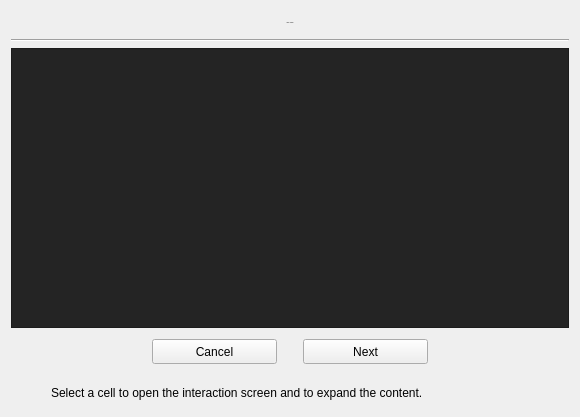
      <widget class="QWidget" name="page_table_1">
       <layout class="QVBoxLayout" name="verticalLayout_20">
        <item>
         <widget class="QLabel" name="lbl_table_1_header">
          <property name="minimumSize">
           <size>
            <width>558</width>
            <height>22</height>
           </size>
          </property>
          <property name="maximumSize">
           <size>
            <width>16777215</width>
            <height>22</height>
           </size>
          </property>
          <property name="font">
           <font>
            <family>Segoe Print</family>
            <pointsize>-1</pointsize>
            <weight>50</weight>
            <italic>false</italic>
            <bold>false</bold>
           </font>
          </property>
          <property name="text">
           <string>Table 1 Header</string>
          </property>
          <property name="alignment">
           <set>Qt::AlignCenter</set>
          </property>
         </widget>
        </item>
        <item>
         <widget class="Line" name="line_3">
          <property name="minimumSize">
           <size>
            <width>550</width>
            <height>3</height>
           </size>
          </property>
          <property name="orientation">
           <enum>Qt::Horizontal</enum>
          </property>
         </widget>
        </item>
        <item>
         <widget class="QTableWidget" name="tableWidget_table_1">
          <property name="minimumSize">
           <size>
            <width>558</width>
            <height>280</height>
           </size>
          </property>
          <property name="styleSheet">
           <string notr="true">QTableWidget {
	background-color: #242424;
	color: #f0f0f0;
	gridline-color: #3f3f3f;
}
                                 
QHeaderView::section {
	background-color: #383838;
	color: #ffffff;
	padding: 4px;
	border: 1px solid #3f3f3f;
}
                                 
QTableWidget QTableCornerButton::section {
	background-color: transparent;
	border: none;
}

QTableWidget::item {
	border: 0px solid #3f3f3f;
}
                                 
QTableWidget::item:selected {
	background-color: #be8af9;
	color: #000000;
}</string>
          </property>
         </widget>
        </item>
        <item>
         <widget class="QWidget" name="widget_table_1_btn_container" native="true">
          <property name="minimumSize">
           <size>
            <width>558</width>
            <height>36</height>
           </size>
          </property>
          <property name="maximumSize">
           <size>
            <width>16777215</width>
            <height>36</height>
           </size>
          </property>
          <property name="styleSheet">
           <string notr="true">QPushButton[objectName=&quot;btn_table_1_next&quot;] {
	border: 2px solid #98FB98;
	background-color: #98FB98;
}

QPushButton[objectName=&quot;btn_table_1_cancel&quot;] {
	border: 2px solid #808080;
	background-color: #808080;
	color: #f0f0f0;
}

QPushButton[objectName=&quot;btn_table_1_next&quot;]::hover {
	border: 2px solid #84E784;
	background-color: #84E784;
}

QPushButton[objectName=&quot;btn_table_1_cancel&quot;]::hover{
	border: 2px solid #585858;
	background-color: #585858;
}

QPushButton[objectName=&quot;btn_table_1_next&quot;]::pressed {
	border: 2px solid #5CBF5C;
	background-color: #5CBF5C;
}

QPushButton[objectName=&quot;btn_table_1_cancel&quot;]::pressed{
	border: 2px solid #444444;
	background-color: #444444;
}</string>
          </property>
          <layout class="QHBoxLayout" name="horizontalLayout_38">
           <property name="topMargin">
            <number>0</number>
           </property>
           <property name="bottomMargin">
            <number>0</number>
           </property>
           <item>
            <spacer name="horizontalSpacer_31">
             <property name="orientation">
              <enum>Qt::Horizontal</enum>
             </property>
             <property name="sizeHint" stdset="0">
              <size>
               <width>131</width>
               <height>20</height>
              </size>
             </property>
            </spacer>
           </item>
           <item>
            <widget class="QPushButton" name="btn_table_1_cancel">
             <property name="minimumSize">
              <size>
               <width>125</width>
               <height>25</height>
              </size>
             </property>
             <property name="maximumSize">
              <size>
               <width>16777215</width>
               <height>25</height>
              </size>
             </property>
             <property name="cursor">
              <cursorShape>PointingHandCursor</cursorShape>
             </property>
             <property name="text">
              <string>Cancel</string>
             </property>
             <property name="icon">
              <iconset resource="../icons_source.qrc">
               <normaloff>:/newSource/icons/cancel.png</normaloff>:/newSource/icons/cancel.png</iconset>
             </property>
            </widget>
           </item>
           <item>
            <spacer name="horizontalSpacer_32">
             <property name="orientation">
              <enum>Qt::Horizontal</enum>
             </property>
             <property name="sizeType">
              <enum>QSizePolicy::Fixed</enum>
             </property>
             <property name="sizeHint" stdset="0">
              <size>
               <width>20</width>
               <height>20</height>
              </size>
             </property>
            </spacer>
           </item>
           <item>
            <widget class="QPushButton" name="btn_table_1_next">
             <property name="minimumSize">
              <size>
               <width>125</width>
               <height>25</height>
              </size>
             </property>
             <property name="maximumSize">
              <size>
               <width>16777215</width>
               <height>25</height>
              </size>
             </property>
             <property name="cursor">
              <cursorShape>PointingHandCursor</cursorShape>
             </property>
             <property name="text">
              <string>Next</string>
             </property>
             <property name="icon">
              <iconset resource="../icons_source.qrc">
               <normaloff>:/newSource/icons/next.png</normaloff>:/newSource/icons/next.png</iconset>
             </property>
            </widget>
           </item>
           <item>
            <spacer name="horizontalSpacer_33">
             <property name="orientation">
              <enum>Qt::Horizontal</enum>
             </property>
             <property name="sizeHint" stdset="0">
              <size>
               <width>111</width>
               <height>20</height>
              </size>
             </property>
            </spacer>
           </item>
          </layout>
         </widget>
        </item>
        <item>
         <widget class="QWidget" name="widget_page_table_1_hint_1_container" native="true">
          <property name="minimumSize">
           <size>
            <width>558</width>
            <height>30</height>
           </size>
          </property>
          <property name="maximumSize">
           <size>
            <width>16777215</width>
            <height>30</height>
           </size>
          </property>
          <layout class="QHBoxLayout" name="horizontalLayout_22">
           <property name="leftMargin">
            <number>9</number>
           </property>
           <property name="topMargin">
            <number>4</number>
           </property>
           <property name="rightMargin">
            <number>9</number>
           </property>
           <property name="bottomMargin">
            <number>0</number>
           </property>
           <item>
            <widget class="QLabel" name="lbl_page_table_1_hint_1_icon">
             <property name="minimumSize">
              <size>
               <width>25</width>
               <height>25</height>
              </size>
             </property>
             <property name="maximumSize">
              <size>
               <width>25</width>
               <height>25</height>
              </size>
             </property>
             <property name="text">
              <string/>
             </property>
             <property name="pixmap">
              <pixmap resource="../icons_source.qrc">:/newSource/icons/hint_icon.png</pixmap>
             </property>
             <property name="scaledContents">
              <bool>true</bool>
             </property>
            </widget>
           </item>
           <item>
            <widget class="QLabel" name="lbl_page_table_1_hint_1">
             <property name="minimumSize">
              <size>
               <width>450</width>
               <height>16</height>
              </size>
             </property>
             <property name="maximumSize">
              <size>
               <width>16777215</width>
               <height>16</height>
              </size>
             </property>
             <property name="text">
              <string>Select a cell to open the interaction screen and to expand the content.</string>
             </property>
            </widget>
           </item>
          </layout>
         </widget>
        </item>
       </layout>
      </widget>
